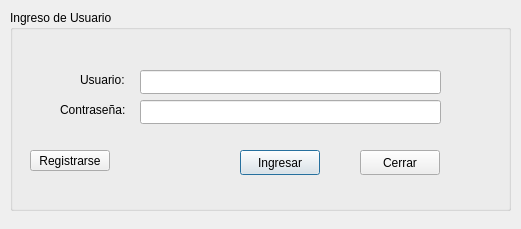
<?xml version="1.0" encoding="UTF-8"?>
<ui version="4.0">
 <class>loginSystem</class>
 <widget class="QDialog" name="loginSystem">
  <property name="geometry">
   <rect>
    <x>0</x>
    <y>0</y>
    <width>521</width>
    <height>229</height>
   </rect>
  </property>
  <property name="windowTitle">
   <string>Inicio de Sesion</string>
  </property>
  <widget class="QGroupBox" name="groupBox">
   <property name="geometry">
    <rect>
     <x>10</x>
     <y>10</y>
     <width>501</width>
     <height>201</height>
    </rect>
   </property>
   <property name="title">
    <string>Ingreso de Usuario</string>
   </property>
   <widget class="QLabel" name="label">
    <property name="geometry">
     <rect>
      <x>70</x>
      <y>60</y>
      <width>51</width>
      <height>20</height>
     </rect>
    </property>
    <property name="text">
     <string>Usuario:</string>
    </property>
   </widget>
   <widget class="QLabel" name="label_2">
    <property name="geometry">
     <rect>
      <x>50</x>
      <y>90</y>
      <width>71</width>
      <height>20</height>
     </rect>
    </property>
    <property name="text">
     <string>Contraseña:</string>
    </property>
   </widget>
   <widget class="QLineEdit" name="txtUsuario">
    <property name="geometry">
     <rect>
      <x>130</x>
      <y>60</y>
      <width>301</width>
      <height>24</height>
     </rect>
    </property>
   </widget>
   <widget class="QLineEdit" name="txtClave">
    <property name="geometry">
     <rect>
      <x>130</x>
      <y>90</y>
      <width>301</width>
      <height>24</height>
     </rect>
    </property>
   </widget>
   <widget class="QPushButton" name="cmdIngresar">
    <property name="geometry">
     <rect>
      <x>230</x>
      <y>140</y>
      <width>80</width>
      <height>25</height>
     </rect>
    </property>
    <property name="text">
     <string>Ingresar</string>
    </property>
   </widget>
   <widget class="QPushButton" name="cmdCerrar">
    <property name="geometry">
     <rect>
      <x>350</x>
      <y>140</y>
      <width>80</width>
      <height>25</height>
     </rect>
    </property>
    <property name="text">
     <string>Cerrar</string>
    </property>
   </widget>
   <widget class="QPushButton" name="cmdRegistrarse">
    <property name="geometry">
     <rect>
      <x>20</x>
      <y>140</y>
      <width>80</width>
      <height>21</height>
     </rect>
    </property>
    <property name="text">
     <string>Registrarse</string>
    </property>
   </widget>
  </widget>
 </widget>
 <resources/>
 <connections/>
</ui>
